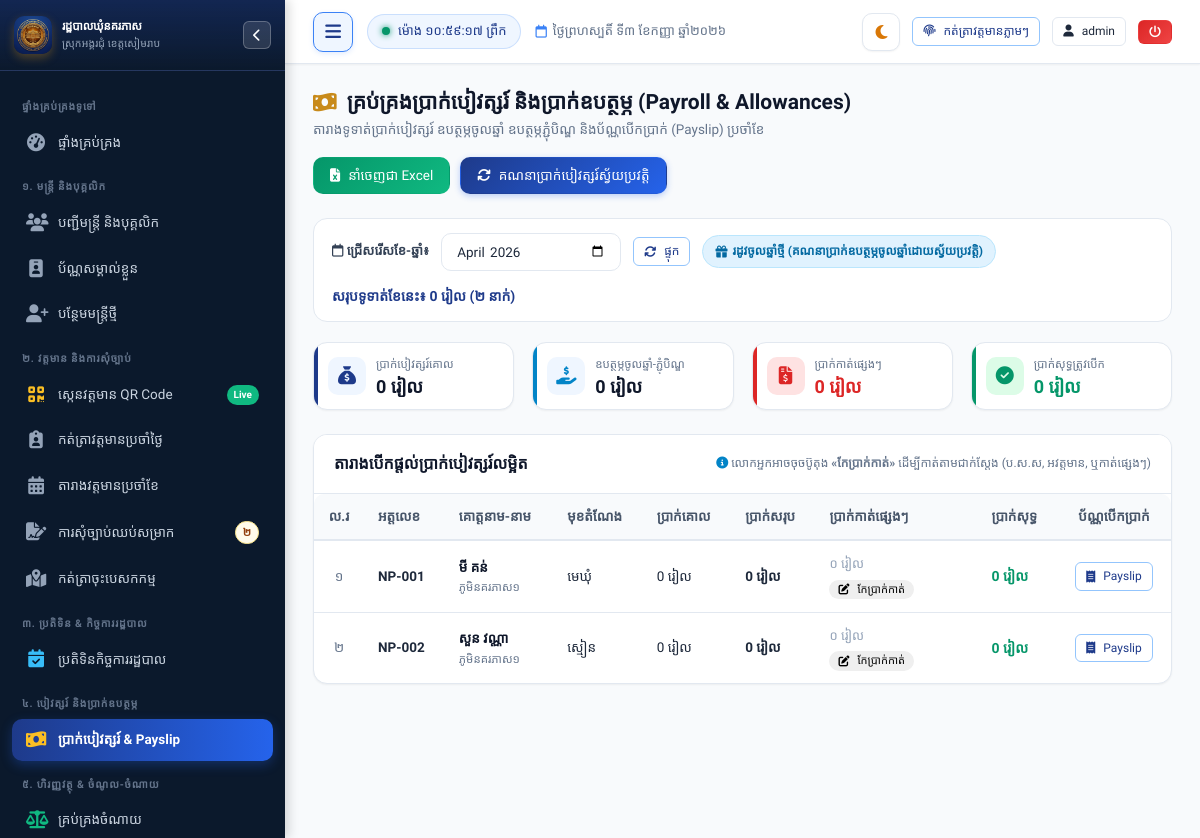
The page /payroll?month=2026-04 (signed in) on the database its author committed.
### tables this page shows
CREATE TABLE payroll (
        id INTEGER PRIMARY KEY AUTOINCREMENT,
        staff_id INTEGER NOT NULL,
        month_year TEXT NOT NULL, -- 'YYYY-MM'
        base_salary REAL NOT NULL DEFAULT 0,
        position_allowance REAL DEFAULT 0,
        mission_allowance REAL DEFAULT 0,
        meeting_allowance REAL DEFAULT 0,
        incentive_allowance REAL DEFAULT 0,
        family_allowance REAL DEFAULT 0,
        gross_salary REAL NOT NULL DEFAULT 0,
        nssf_deduction REAL DEFAULT 0,
        attendance_deduction REAL DEFAULT 0,
        tax_deduction REAL DEFAULT 0,
        net_salary REAL NOT NULL DEFAULT 0,
        payment_status TEXT DEFAULT 'paid', -- 'pending', 'paid'
        paid_date TEXT,
        payment_method TEXT DEFAULT 'Wing', -- 'Wing', 'ABA', 'ACLEDA', 'Canadia', 'Cash'
        remarks TEXT,
        created_at TIMESTAMP DEFAULT CURRENT_TIMESTAMP,
        UNIQUE(staff_id, month_year),
        FOREIGN KEY (staff_id) REFERENCES staff (id) ON DELETE CASCADE
    );

CREATE TABLE staff (
        id INTEGER PRIMARY KEY AUTOINCREMENT,
        officer_code TEXT UNIQUE NOT NULL,
        name_kh TEXT NOT NULL,
        name_en TEXT NOT NULL,
        gender TEXT NOT NULL, -- 'ប្រុស', 'ស្រី'
        dob TEXT NOT NULL,
        national_id TEXT,
        phone TEXT,
        email TEXT,
        village TEXT NOT NULL,
        commune TEXT DEFAULT 'នគរភាស',
        district TEXT DEFAULT 'វ៉ារិន',
        province TEXT DEFAULT 'សៀមរាប',
        address TEXT,
        category TEXT NOT NULL, -- 'council', 'clerk', 'contract', 'village'
        position_title_kh TEXT NOT NULL,
        position_title_en TEXT,
        cadre_level TEXT, -- កម្រិតក្របខណ្ឌ
        appointment_date TEXT,
        contract_end_date TEXT,
        base_salary REAL DEFAULT 0,
        position_allowance REAL DEFAULT 0,
        family_allowance REAL DEFAULT 0,
        education_level TEXT,
        photo TEXT,
        status TEXT DEFAULT 'active', -- 'active', 'resigned', 'retired', 'suspended'
        emergency_contact TEXT,
        notes TEXT,
        created_at TIMESTAMP DEFAULT CURRENT_TIMESTAMP,
        updated_at TIMESTAMP DEFAULT CURRENT_TIMESTAMP
    );

### app.py (the view, shortened to what this page needs)
@app.route("/payroll")
@login_required
def payroll_list():
    month_year = request.args.get("month", date.today().strftime("%Y-%m"))
    conn = get_db()
    cursor = conn.cursor()
    query = """
        SELECT p.*, s.officer_code, s.name_kh, s.position_title_kh, s.category, s.village
        FROM payroll p
        JOIN staff s ON p.staff_id = s.id
        WHERE p.month_year = ?
    """
    params = [month_year]
    if session.get("role") == "staff":
        query += " AND p.staff_id = ?"
        params.append(session.get("staff_id", 0))
    query += " ORDER BY CASE s.category WHEN 'council' THEN 1 WHEN 'clerk' THEN 2 WHEN 'contract' THEN 3 ELSE 4 END, s.id"
    cursor.execute(query, params)
    payroll_records = cursor.fetchall()
    cursor.execute("""
        SELECT COALESCE(SUM(base_salary), 0) as tot_base,
               COALESCE(SUM(position_allowance), 0) as tot_pos,
               COALESCE(SUM(mission_allowance), 0) as tot_miss,
               COALESCE(SUM(meeting_allowance), 0) as tot_meet,
               COALESCE(SUM(incentive_allowance), 0) as tot_inc,
               COALESCE(SUM(family_allowance), 0) as tot_fam,
               COALESCE(SUM(gross_salary), 0) as tot_gross,
               COALESCE(SUM(nssf_deduction), 0) as tot_nssf,
               COALESCE(SUM(attendance_deduction), 0) as tot_att_ded,
               COALESCE(SUM(tax_deduction), 0) as tot_tax_ded,
               COALESCE(SUM(nssf_deduction + attendance_deduction + tax_deduction), 0) as tot_ded,
               COALESCE(SUM(net_salary), 0) as tot_net,
               COUNT(*) as total_count
        FROM payroll
        WHERE month_year = ?
    """, (month_year,))
    totals_row = cursor.fetchone()
    if totals_row and totals_row["tot_base"] is not None:
        totals = dict(totals_row)
        totals["total_count"] = int(totals.get("total_count") or 0)
        totals["count"] = totals["total_count"]
        totals["tot_ded"] = float(totals.get("tot_ded") or (totals.get("tot_nssf", 0) + totals.get("tot_att_ded", 0) + totals.get("tot_tax_ded", 0)))
    conn.close()
    return render_template(
        "payroll/list.html",
        month_year=month_year,
        payroll_records=payroll_records,
        totals=totals
    )

### app.py (called while the page is built, shortened)
@app.teardown_appcontext
def teardown_db(exception=None):
    close_db_connection(exception)

@app.after_request
def add_cache_headers(response):
    if request.path.startswith('/static/css') or request.path.startswith('/static/js'):
        response.headers['Cache-Control'] = 'no-cache, must-revalidate'
    elif request.path.startswith('/static') or request.path == '/favicon.ico':
        response.headers['Cache-Control'] = 'public, max-age=86400'
    return response

@app.before_request
def ensure_database_ready():
    if request.path.startswith('/static') or request.path == '/favicon.ico':
        return

@app.template_filter("kh_num")
def kh_num_filter(val):
    return to_khmer_num(val)

@app.template_filter("currency")
def currency_filter(val, curr="រៀល"):
    return format_currency(val, curr)

### database.py (called while the page is built, shortened)
def _raw_create_connection():
    conn = sqlite3.connect(DB_PATH)
    conn.row_factory = sqlite3.Row
    conn.execute("PRAGMA foreign_keys = ON")
    conn.execute("PRAGMA journal_mode = WAL")
    conn.execute("PRAGMA synchronous = NORMAL")
    conn.execute("PRAGMA cache_size = -64000")
    return SqliteConnectionWrapper(conn)

def get_db():
    global _DB_SCHEMA_INITIALIZED
    conn = None
    try:
        from flask import g, has_request_context
        if has_request_context():
            if not hasattr(g, 'db') or g.db is None:
                g.db = _raw_create_connection()
            conn = g.db
    except ImportError:
        pass
    if conn is None:
        conn = _raw_create_connection()
    if not _DB_SCHEMA_INITIALIZED:
        _DB_SCHEMA_INITIALIZED = True
        try:
            init_db(conn)
        except Exception as e:
            print(f"[Auto Schema Init Notice] {e}")
    return conn

def close_db_connection(e=None):
    try:
        from flask import g, has_request_context
        if has_request_context():
            db = getattr(g, 'db', None)
            if db is not None:
                g.db = None
                db._real_close()
    except ImportError:
        pass

    def cursor(self):
        return self._conn.cursor()

    def close(self):
        try:
            from flask import g, has_request_context
            if has_request_context() and getattr(g, 'db', None) is self:
                return
        except ImportError:
            pass
        self._real_close()

### templates/payroll/list.html (shortened to what this page needs)
{% extends "base.html" %}
{% block content %}
<div class="page-header">
  <div class="page-header-title">
    <h1>
      <i class="fa-solid fa-money-bill-wave text-gold"></i>
      <span>គ្រប់គ្រងប្រាក់បៀវត្សរ៍ និងប្រាក់ឧបត្ថម្ភ (Payroll & Allowances)</span>
    </h1>
    <p>តារាងទូទាត់ប្រាក់បៀវត្សរ៍ ឧបត្ថម្ភចូលឆ្នាំ ឧបត្ថម្ភភ្ជុំបិណ្ឌ និងប័ណ្ណបើកប្រាក់ (Payslip) ប្រចាំខែ</p>
  </div>
  <div class="page-actions payroll-page-actions">
    <a href="{{ url_for('export_payroll_excel_route', month=month_year) }}" class="btn btn-success">
      <i class="fa-solid fa-file-excel"></i>
      <span>នាំចេញជា Excel</span>
    </a>
    {% if session.role in ['admin', 'clerk'] %}
    <form method="POST" action="{{ url_for('payroll_generate') }}" class="payroll-calc-form">
      <button type="submit" class="btn btn-primary" onclick="return confirm('តើអ្នកពិតជាចង់គណនាឡើងវិញនូវប្រាក់បៀវត្សរ៍ខែនេះមែនទេ?');">
        <i class="fa-solid fa-arrows-rotate"></i>
        <span>គណនាប្រាក់បៀវត្សរ៍ស្វ័យប្រវត្តិ</span>
      </button>
    </form>
    {% endif %}
  </div>
</div>
<div class="filter-toolbar">
  <form method="GET" action="{{ url_for('payroll_list') }}" style="display: flex; align-items: center; gap: 12px; flex-wrap: wrap;">
    <label class="form-label" style="margin: 0; font-weight: 600;">
      <i class="fa-regular fa-calendar"></i> ជ្រើសរើសខែ-ឆ្នាំ៖
    </label>
    <input type="month" name="month" value="{{ month_year }}" class="form-control" style="width: 180px;" onchange="this.form.submit()">
    <button type="submit" class="btn btn-outline-primary btn-sm">
      <i class="fa-solid fa-arrows-rotate"></i> ផ្ទុក
    </button>
    {% set m_part = month_year.split('-')[1] if '-' in month_year else '' %}
    {% if m_part == '04' %}
    <span class="badge" style="background: #e0f2fe; color: #0369a1; border: 1px solid #bae6fd; padding: 6px 12px; font-size: 12px; font-weight: 600;">
      <i class="fa-solid fa-gift"></i> រដូវចូលឆ្នាំថ្មី (គណនាប្រាក់ឧបត្ថម្ភចូលឆ្នាំដោយស្វ័យប្រវត្តិ)
    </span>
    {% elif m_part == '10' %}
    <span class="badge" style="background: #fef3c7; color: #b45309; border: 1px solid #fde68a; padding: 6px 12px; font-size: 12px; font-weight: 600;">
      <i class="fa-solid fa-gift"></i> រដូវបុណ្យភ្ជុំបិណ្ឌ (គណនាប្រាក់ឧបត្ថម្ភភ្ជុំបិណ្ឌដោយស្វ័យប្រវត្តិ)
    </span>
    {% else %}
    <span class="badge" style="background: #f1f5f9; color: #64748b; border: 1px solid #e2e8f0; padding: 6px 12px; font-size: 12px;">
      <i class="fa-solid fa-calendar-check"></i> ខែធម្មតា (គ្មានឧបត្ថម្ភចូលឆ្នាំ និងភ្ជុំបិណ្ឌ)
    </span>
    {% endif %}
  </form>
  <div style="font-size: 14px; font-weight: 600; color: var(--primary);">
    សរុបទូទាត់ខែនេះ៖ <strong>{{ (totals.tot_net or totals['tot_net'] or 0) | currency }}</strong> ({{ (totals.total_count or totals['total_count'] or totals.count or totals['count'] or 0) | kh_num }} នាក់)
  </div>
</div>
<div class="stats-grid" style="grid-template-columns: repeat(auto-fit, minmax(200px, 1fr));">
  <div class="stat-card" style="--stat-color: #1e3a8a;">
    <div class="stat-icon-wrapper">
      <i class="fa-solid fa-sack-dollar"></i>
    </div>
    <div class="stat-details">
      <div class="stat-label">ប្រាក់បៀវត្សរ៍គោល</div>
      <div class="stat-number" style="font-size: 18px;">{{ (totals.tot_base or 0) | currency }}</div>
    </div>
  </div>
  <div class="stat-card" style="--stat-color: #0284c7;">
    <div class="stat-icon-wrapper">
      <i class="fa-solid fa-hand-holding-dollar"></i>
    </div>
    <div class="stat-details">
      <div class="stat-label">ឧបត្ថម្ភចូលឆ្នាំ-ភ្ជុំបិណ្ឌ</div>
      <div class="stat-number" style="font-size: 18px;">
        {{ ((totals.tot_pos or 0) + (totals.tot_fam or 0)) | currency }}
      </div>
    </div>
  </div>
  <div class="stat-card" style="--stat-color: #dc2626;">
    <div class="stat-icon-wrapper" style="--stat-bg: #fee2e2;">
      <i class="fa-solid fa-file-invoice-dollar"></i>
    </div>
    <div class="stat-details">
      <div class="stat-label">ប្រាក់កាត់ផ្សេងៗ</div>
      <div class="stat-number" id="stat-total-deductions" style="font-size: 18px; color: #dc2626;">{{ (totals.tot_ded or totals.tot_nssf or 0) | currency }}</div>
    </div>
  </div>
  <div class="stat-card" style="--stat-color: #059669;">
    <div class="stat-icon-wrapper" style="--stat-bg: #dcfce7;">
      <i class="fa-solid fa-circle-check"></i>
    </div>
    <div class="stat-details">
      <div class="stat-label">ប្រាក់សុទ្ធត្រូវបើក</div>
      <div class="stat-number" id="stat-total-net" style="font-size: 18px; color: #059669;">{{ (totals.tot_net or 0) | currency }}</div>
    </div>
  </div>
</div>
<div class="card">
  <div class="card-header" style="display: flex; justify-content: space-between; align-items: center; flex-wrap: wrap; gap: 10px;">
    <div class="card-title">
      <span>តារាងបើកផ្ដល់ប្រាក់បៀវត្សរ៍លម្អិត</span>
    </div>
    <div style="font-size: 12px; color: var(--text-muted);">
      <i class="fa-solid fa-circle-info" style="color: #0284c7;"></i> លោកអ្នកអាចចុចប៊ូតុង <strong>«កែប្រាក់កាត់»</strong> ដើម្បីកាត់តាមជាក់ស្តែង (ប.ស.ស, អវត្តមាន, ឬកាត់ផ្សេងៗ)
    </div>
  </div>
  <div class="card-body" style="padding: 0;">
    <div class="table-responsive">
      <table class="custom-table filterable-table">
        <thead>
          <tr>
            <th style="width: 50px; text-align: center;">ល.រ</th>
            <th>អត្តលេខ</th>
            <th>គោត្តនាម-នាម</th>
            <th>មុខតំណែង</th>
            <th>ប្រាក់គោល</th>
            <th>ប្រាក់សរុប</th>
            <th style="min-width: 150px;">ប្រាក់កាត់ផ្សេងៗ</th>
            <th>ប្រាក់សុទ្ធ</th>
            <th style="text-align: center;">ប័ណ្ណបើកប្រាក់</th>
          </tr>
        </thead>
        <tbody>
          {% for p in payroll_records %}
          <tr id="payroll-row-{{ p.id }}">
            <td style="text-align: center; color: var(--text-muted);">{{ loop.index | kh_num }}</td>
            <td><strong>{{ p.officer_code }}</strong></td>
            <td>
              <div style="font-weight: 600; color: var(--primary-dark);">{{ p.name_kh }}</div>
              <div style="font-size: 11.5px; color: var(--text-muted);">ភូមិ{{ p.village }}</div>
            </td>
            <td>{{ p.position_title_kh }}</td>
            <td>{{ p.base_salary | currency }}</td>
            <td><strong>{{ p.gross_salary | currency }}</strong></td>
            <td id="ded-cell-{{ p.id }}" style="vertical-align: middle;">
              {% set total_ded = (p.nssf_deduction or 0) + (p.attendance_deduction or 0) + (p.tax_deduction or 0) %}
              <div style="display: flex; flex-direction: column; gap: 3px;">
                <div>
                  {% if total_ded > 0 %}
                  <span class="ded-amount-val" style="font-weight: 700; color: #dc2626; font-size: 13.5px; white-space: nowrap;">
                    -{{ total_ded | currency }}
                  </span>
                  {% else %}
                  <span class="ded-amount-val" style="color: #94a3b8; font-size: 13px; white-space: nowrap;">
                    ០ រៀល
                  </span>
                  {% endif %}
                </div>
                {% if session.role in ['admin', 'clerk'] %}
                <div>
                  <button type="button" class="btn btn-xs btn-outline-danger" style="padding: 2px 8px; font-size: 11px; white-space: nowrap; line-height: 1.2;"
                    onclick="openDeductionModal({{ p.id }}, '{{ p.name_kh }}', '{{ p.officer_code }}', '{{ p.position_title_kh }}', {{ p.base_salary or 0 }}, {{ p.gross_salary or 0 }}, {{ p.nssf_deduction or 0 }}, {{ p.attendance_deduction or 0 }}, {{ p.tax_deduction or 0 }}, '{{ p.remarks or '' }}')"
                    title="កំណត់ ឬកែប្រែប្រាក់កាត់">
                    <i class="fa-solid fa-pen-to-square"></i> <span>កែប្រាក់កាត់</span>
                  </button>
                </div>
                {% endif %}
              </div>
            </td>
            <td id="net-cell-{{ p.id }}" style="font-weight: 700; color: #059669; font-size: 14px;">
              {{ p.net_salary | currency }}
            </td>
            <td style="text-align: center;">
              <a href="{{ url_for('payroll_payslip', payroll_id=p.id) }}" target="_blank" class="btn btn-sm btn-outline-primary" title="បោះពុម្ពប័ណ្ណបើកប្រាក់ (Payslip)">
                <i class="fa-solid fa-receipt"></i> Payslip
              </a>
            </td>
          </tr>
          {% endfor %}
        </tbody>
      </table>
    </div>
  </div>
</div>
{% endblock %}

### rows shown on the page
payroll: officer_code "NP-001", name_kh "មី គន់", village "នគរភាស១", position_title_kh "មេឃុំ", base_salary "0 រៀល", gross_salary "0 រៀល", net_salary "0 រៀល"
payroll: officer_code "NP-002", name_kh "សួន វណ្ណា", village "នគរភាស១", position_title_kh "ស្មៀន", base_salary "0 រៀល", gross_salary "0 រៀល", net_salary "0 រៀល"

### other values the page prints
{{ pending_leaves_count | kh_num }} "២"
{{ today_khmer }} "ថ្ងៃព្រហស្បតិ៍ ទី៣ ខែកញ្ញា ឆ្នាំ២០២៦"
{{ session.username }} "admin"
{{ (totals.tot_net or totals['tot_net'] or 0) | currency }} "0 រៀល"
{{ (totals.tot_base or 0) | currency }} "0 រៀល"
{{ ((totals.tot_pos or 0) + (totals.tot_fam or 0)) | currency }} "0 រៀល"
{{ (totals.tot_ded or totals.tot_nssf or 0) | currency }} "0 រៀល"
{{ (totals.tot_net or 0) | currency }} "0 រៀល"
